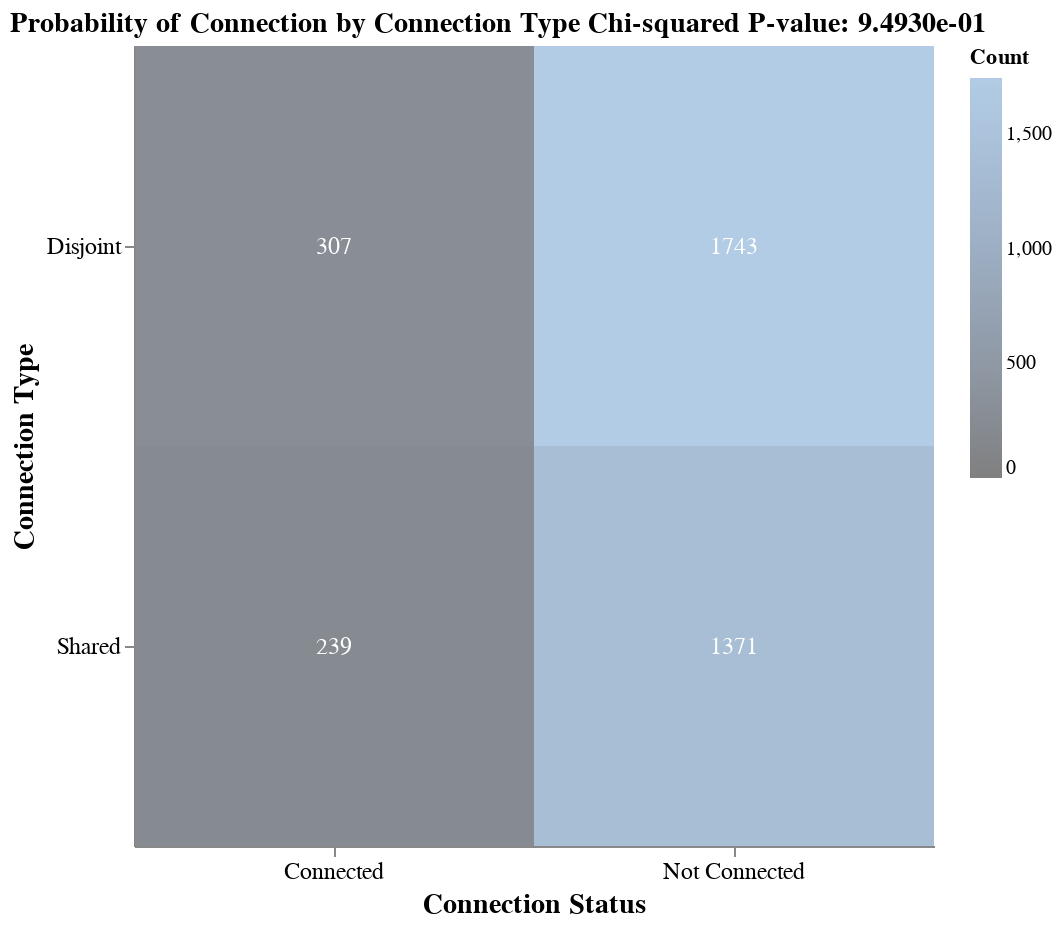
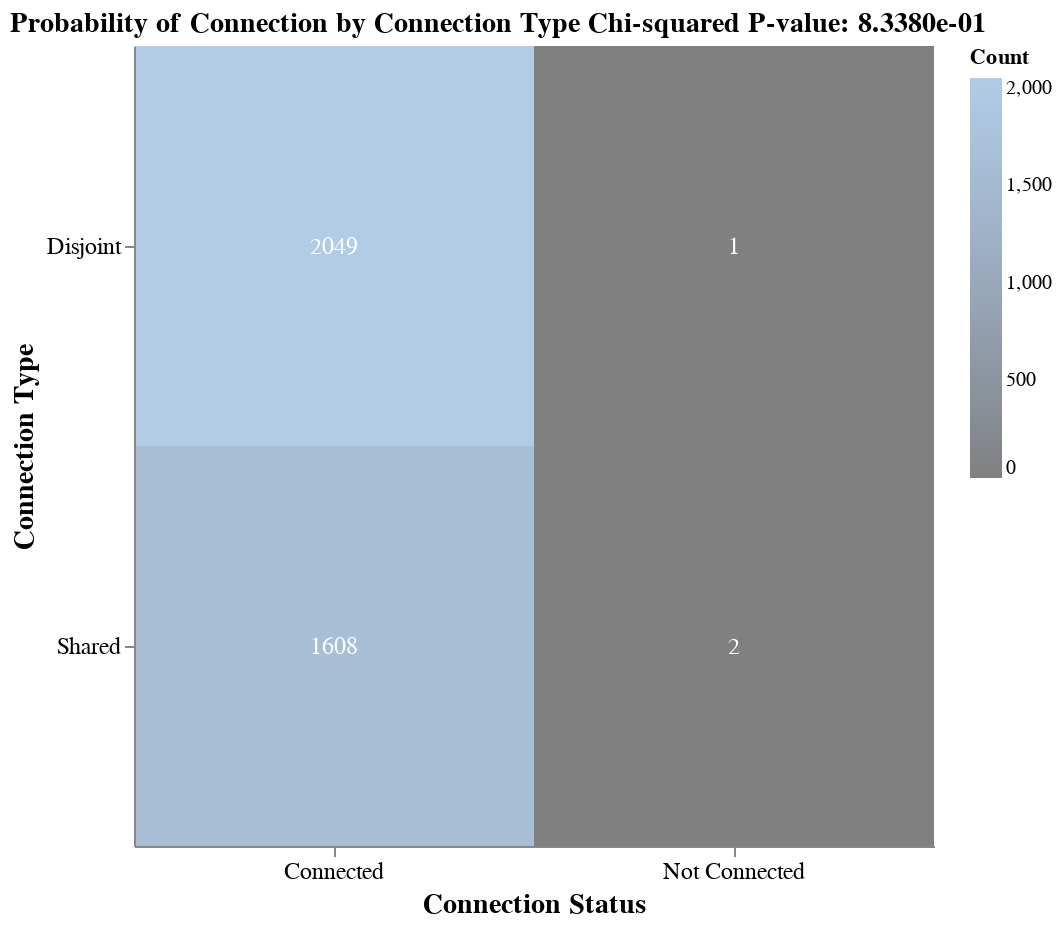

Notebook source saved alongside these figures, in order:
### Markdown cell above
### Plot Results

### Code cell
excitatory_contingency_table = construct_contingency_table(B_chain_pairwise_excitatory, groups)
inhibitory_contingency_table = construct_contingency_table(B_chain_pairwise_inhibitory, groups)

print("Excitatory Chain Contingency Table:")
chi_squared_analysis(excitatory_contingency_table, save=True, figure_name='Prob_Conn_by_Conn_Type_E_Chains')

print("\nInhibitory Chain Contingency Table:")
chi_squared_analysis(inhibitory_contingency_table, save=True, figure_name='Prob_Conn_by_Conn_Type_I_Chains')

### Figure 1 — Vega-Lite specification as saved in the notebook (floating-point values rounded to 4 significant figures)
{"config": {"view": {"continuousWidth": 300, "continuousHeight": 300, "stroke": null}, "axis": {"labelFontSize": 12, "titleFontSize": 14}, "title": {"anchor": "start", "fontSize": 14}}, "layer": [{"mark": {"type": "rect"}, "encoding": {"color": {"field": "Count", "scale": {"domain": [0, 1743.0], "range": ["grey", "rgba(102,153,204,0.5)"]}, "title": "Count", "type": "quantitative"}, "tooltip": [{"field": "Connection Type", "type": "nominal"}, {"field": "Connection Status", "type": "nominal"}, {"field": "Count", "type": "quantitative"}], "x": {"axis": {"labelAngle": 0}, "field": "Connection Status", "title": "Connection Status", "type": "nominal"}, "y": {"field": "Connection Type", "title": "Connection Type", "type": "nominal"}}, "title": "Probability of Connection by Connection Type\nChi-squared P-value: 9.4930e-01"}, {"mark": {"type": "text", "align": "center", "baseline": "middle", "color": "white", "fontSize": 12}, "encoding": {"text": {"field": "Count", "type": "quantitative"}, "x": {"field": "Connection Status", "type": "nominal"}, "y": {"field": "Connection Type", "type": "nominal"}}}], "data": {"name": "data-f9e5a33c66c55875e9f993f6e7500c3e"}, "height": 400, "width": 400, "$schema": "https://vega.github.io/schema/vega-lite/v5.20.1.json", "datasets": {"data-f9e5a33c66c55875e9f993f6e7500c3e": [{"Connection Type": "Shared", "Connection Status": "Connected", "Count": 239}, {"Connection Type": "Disjoint", "Connection Status": "Connected", "Count": 307}, {"Connection Type": "Shared", "Connection Status": "Not Connected", "Count": 1371}, {"Connection Type": "Disjoint", "Connection Status": "Not Connected", "Count": 1743}]}}

### Figure 2 — Vega-Lite specification as saved in the notebook (floating-point values rounded to 4 significant figures)
{"config": {"view": {"continuousWidth": 300, "continuousHeight": 300, "stroke": null}, "axis": {"labelFontSize": 12, "titleFontSize": 14}, "title": {"anchor": "start", "fontSize": 14}}, "layer": [{"mark": {"type": "rect"}, "encoding": {"color": {"field": "Count", "scale": {"domain": [0, 2049.0], "range": ["grey", "rgba(102,153,204,0.5)"]}, "title": "Count", "type": "quantitative"}, "tooltip": [{"field": "Connection Type", "type": "nominal"}, {"field": "Connection Status", "type": "nominal"}, {"field": "Count", "type": "quantitative"}], "x": {"axis": {"labelAngle": 0}, "field": "Connection Status", "title": "Connection Status", "type": "nominal"}, "y": {"field": "Connection Type", "title": "Connection Type", "type": "nominal"}}, "title": "Probability of Connection by Connection Type\nChi-squared P-value: 8.3380e-01"}, {"mark": {"type": "text", "align": "center", "baseline": "middle", "color": "white", "fontSize": 12}, "encoding": {"text": {"field": "Count", "type": "quantitative"}, "x": {"field": "Connection Status", "type": "nominal"}, "y": {"field": "Connection Type", "type": "nominal"}}}], "data": {"name": "data-efa4130d5eea179970ddbc43b48d7f72"}, "height": 400, "width": 400, "$schema": "https://vega.github.io/schema/vega-lite/v5.20.1.json", "datasets": {"data-efa4130d5eea179970ddbc43b48d7f72": [{"Connection Type": "Shared", "Connection Status": "Connected", "Count": 1608}, {"Connection Type": "Disjoint", "Connection Status": "Connected", "Count": 2049}, {"Connection Type": "Shared", "Connection Status": "Not Connected", "Count": 2}, {"Connection Type": "Disjoint", "Connection Status": "Not Connected", "Count": 1}]}}
